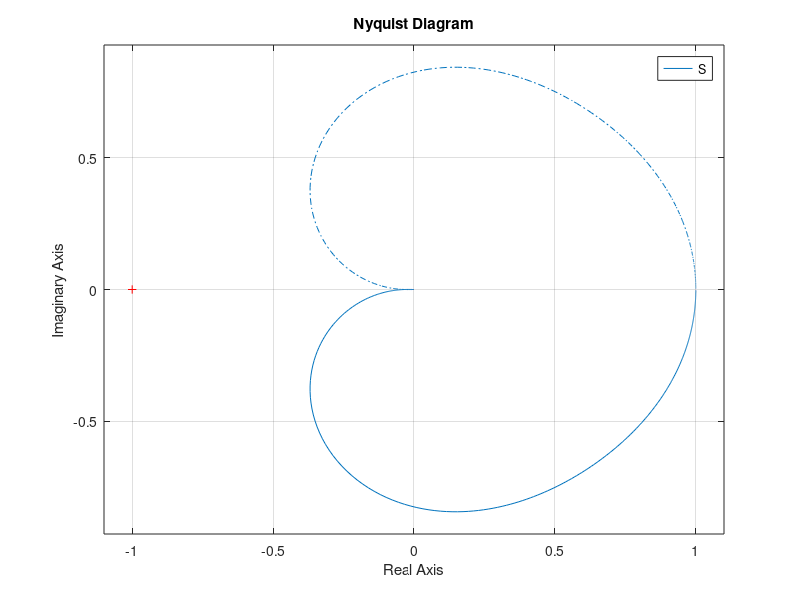
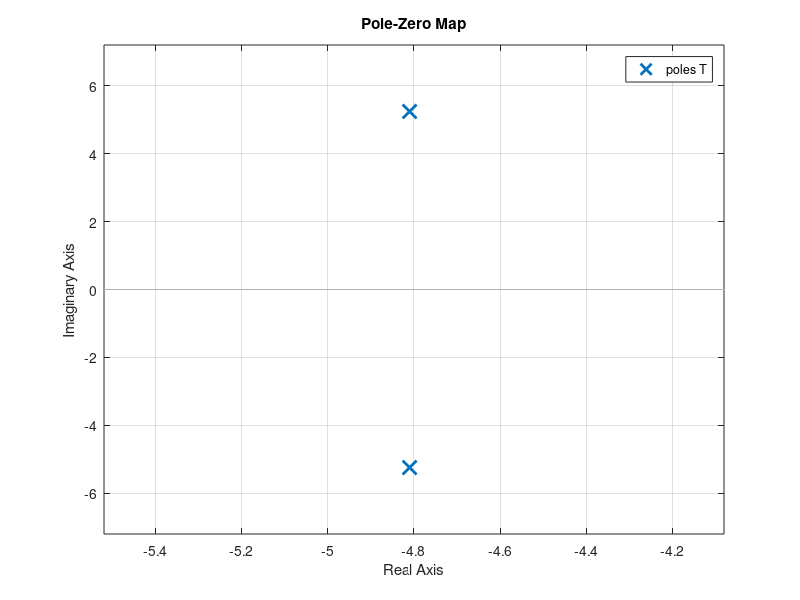

MATLAB code to generate these figures, in order:
%% mass, spring and damper values and transfer function
M = 395;                     % mass in kg
K = 20000;                    % spring stiffness coeficient in N/m
C = 3800;                    % damping coefficient in Ns/m    
s = tf('s');                % LaPlace parameter
%% enter control parameters

KP = 6250;
KI = 66250;
KD = 0;
T = 1/(M*s^2+C*s+K);  
%% plot nyquist and pole zero maps for the system defined above

Ctrl = pid(KP,KI,KD);
S = feedback(Ctrl*T,1);
figure(1);
nyquist(S);
figure(2);
pzmap(T);